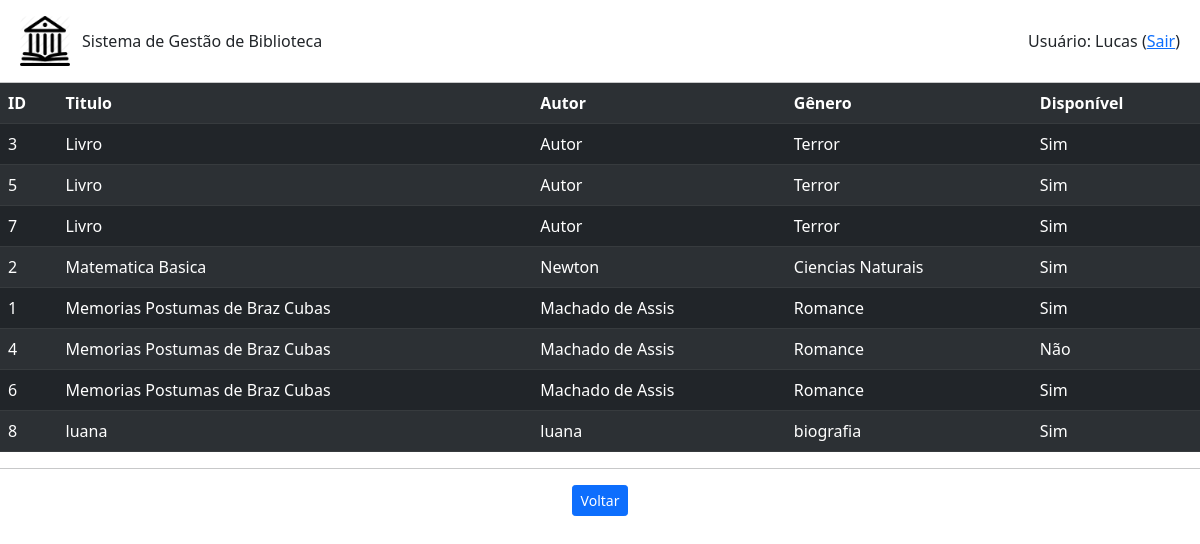
The app's page /livro/listar (signed in), older data.
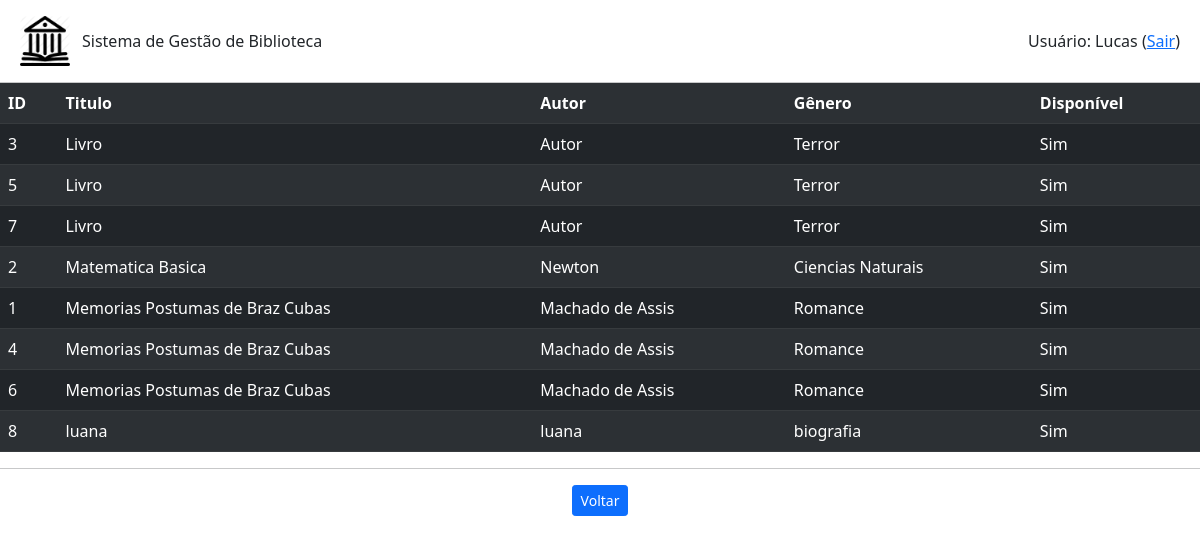
The same page, newer data.
### livro.py (models this page shows)
class Livro(db.Model):
    id = db.Column(db.Integer, primary_key=True)
    titulo = db.Column(db.String(200), unique=False, nullable=False)
    autor = db.Column(db.String(80), unique=False, nullable=False)
    genero = db.Column(db.String(120), unique=False, nullable=False)
    disponivel = db.Column(db.Boolean, default=True)
    emprestimo = db.relationship('Emprestimo', backref='livro', lazy=True)

### app.py (the view)
@app.route('/livro/listar')
def listar_livros():
    if session.get('autenticado',False)==False:
        flash(u'Login necessário!', category='warning')
        return(redirect(url_for('login')))
    livros = Livro.query.order_by(Livro.titulo).all()
    return(render_template('livros.html', livros=livros))

### templates/livros.html (shortened to what this page needs)
{% extends "base.html" %}
{% block conteudo %}
<table class="table table-dark table-striped">
    <tr>
        <th>ID</th>
        <th>Titulo</th>
        <th>Autor</th>
        <th>Gênero</th>
        <th>Disponível</tr>
    {% for livro in livros %}
        <tr>
            <td>{{livro.id}}</td>
            <td>{{livro.titulo}}</td>
            <td>{{livro.autor}}</td>
            <td>{{livro.genero}}</td>
            {% if livro.disponivel == True %}
                <td>Sim</td>
            {% else %}
                 <td>Não</td>
            {% endif %}
        </tr>
    {% endfor %}
</table>
<hr>
    <div class="row text-center">
        <div class="col mr-1">
            <a class="btn btn-primary btn-sm" href="{{url_for('root')}}" role="button">Voltar</a>
        </div>
    </div>
{% endblock %}

Row changes from the older to the newer data that the page shows:
changed Livro id 4: disponivel "Não" → "Sim"
